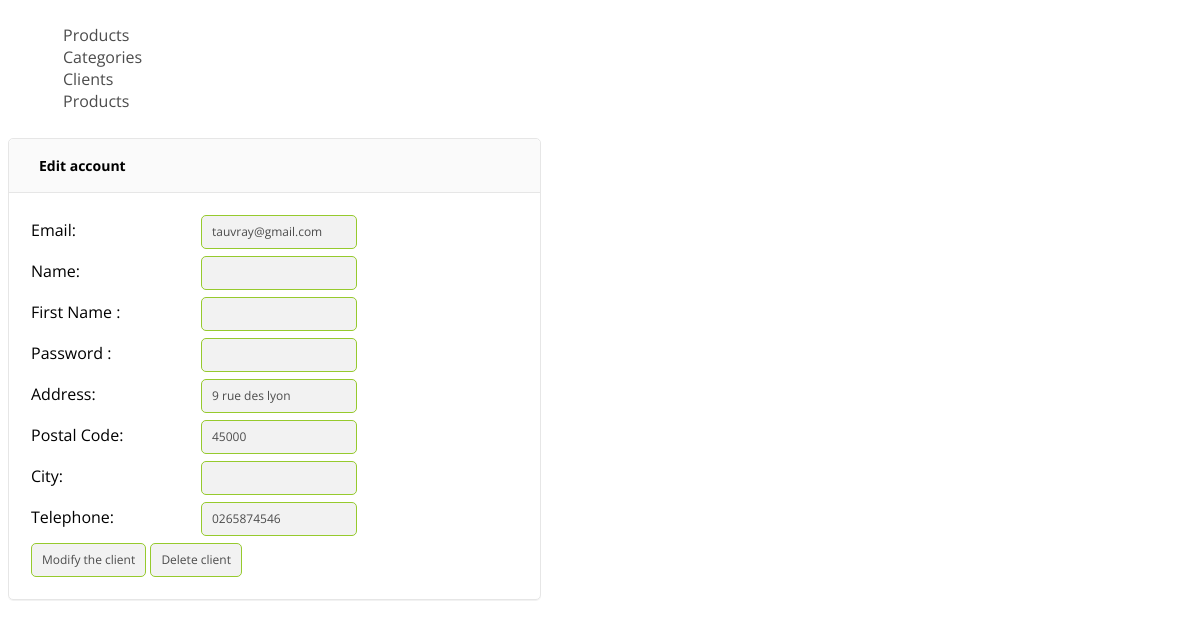
/admin/modify_users.php?id=3 (signed in), run on the app's committed database.
### tables this page shows
CREATE TABLE IF NOT EXISTS `client` (
  `id` int(11) NOT NULL,
  `email` varchar(100) NOT NULL,
  `name` varchar(255) NOT NULL,
  `firstname` varchar(255) NOT NULL,
  `mdp` varchar(255) NOT NULL,
  `address` varchar(255) NOT NULL,
  `code_postal` varchar(10) NOT NULL,
  `city` varchar(50) NOT NULL,
  `telephone` varchar(20) NOT NULL
);

### admin/modify_users.php (the view, shortened to what this page needs)
<?php
include 'template/header.php';
include ('template/modify_client.php');
	if (isset($_GET['id']))
	{
		$id = mysqli_real_escape_string($link, $_GET['id']);
		$query = 'SELECT * FROM client WHERE id="'.$id.'"';
		$array = mysqli_query($link, $query);
		$row = mysqli_fetch_assoc($array);
	if (empty($row))
	{
		echo "<span class='error'>An error has occurred, please come back</span>";
	}
	else
	{
?>
<div class="form admin_form">
	<form action="modify_users.php?id=<?php echo $_GET['id']; ?>" method="post">
		<fieldset>
			<h3>Edit account</h3>
			<div class="labele">
		<label for="name">Email: </label><input type="text" name="mail" value="<?php echo $row['email'];?>" /> <br>
		<label for="name">Name: </label><input type="text" name="lname" value="<?php echo $row['nom'];?>" /> <br>
		<label for="name">First Name : </label><input type="text" name="fname" value="<?php echo $row['prenom'];?>" /> <br>
		<label for="name">Password : </label><input type="passwd" name="passwd" value="" /> <br>
		<label for="name">Address: </label><input type="text" name="address" value="<?php echo $row['address'];?>" /> <br>
		<label for="name">Postal Code: </label><input type="text" name="postal_code" value="<?php echo $row['code_postal'];?>" /> <br>
		<label for="name">City: </label><input type="text" name="city" value="<?php echo $row['ville'];?>" /> <br>
		<label for="name">Telephone: </label><input type="text" name="phone" value="<?php echo $row['telephone'];?>" /> <br>
		<input type="submit" name="modify" value="Modify the client" />
		<input type="submit" name="delete" value="Delete client" />
	</div>
		</fieldset>
	</form>
</div>
<?php
	}
	}
	else{
		echo "<span class='error'>An error has occurred, please come back</span>";
	}
?>

### css/style.css (style rules this page uses)
body { font-family:Open Sans; }
* { box-sizing: border-box; }
*::after, *::before { box-sizing: border-box; }
.form h3 { background: none repeat scroll 0 0 #fafafa; border-bottom: 1px solid #e6e6e6; border-radius: 5px 5px 0 0; font-size: 14px; font-weight: 700; padding: 17px 30px; margin: 0; }
.form fieldset { border: 1px solid #e6e6e6; border-radius: 5px; box-shadow: 0 1px 0 0 rgba(0, 0, 0, 0.05); margin: 10px 0 25px; padding: 0; }
.labele { padding: 22px; }
.labele label { width: 170px; margin-bottom: 15px; display: inline-block; }
input { background: none repeat scroll 0 0 #f2f2f2; border: 1px solid #96ca2d; border-radius: 5px; color: #4c4c4c; cursor: pointer; display: inline-block; font-family: Open Sans; font-size: 12px; line-height: 18px; outline: medium none; padding: 7px 10px 7px; transition: background-color 0.6s ease 0s; }
.form { float: left; margin-right: 5%; width: 45%; }

### data on the page
client: mail "tauvray@gmail.com", address "9 rue des lyon", postal_code "45000", phone "0265874546"
